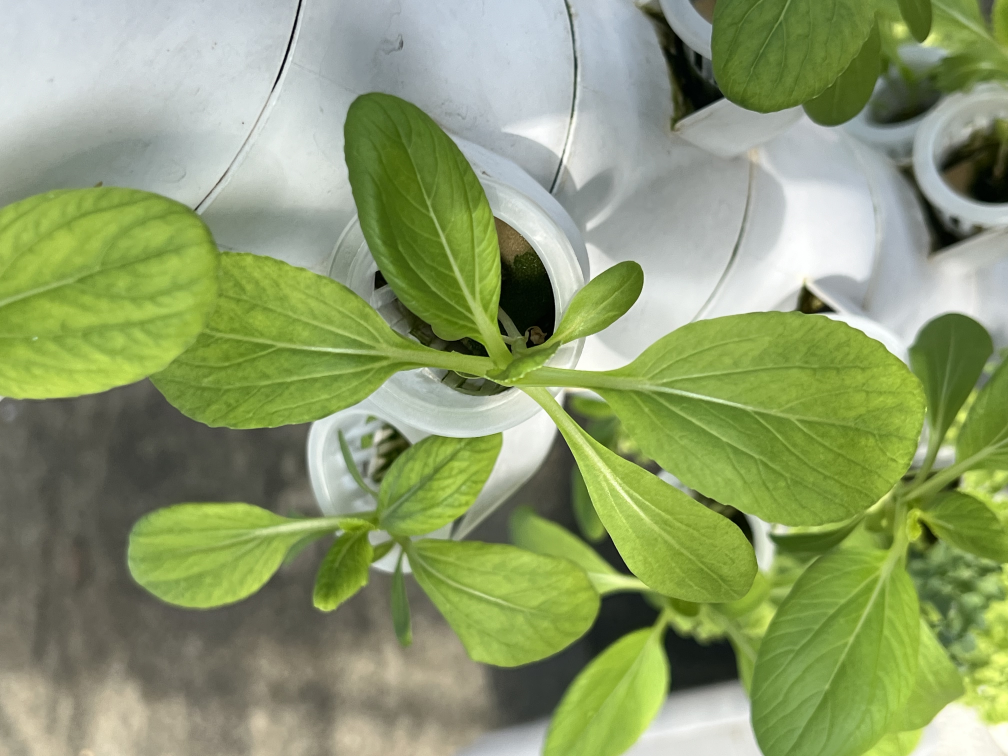
#> input picture WIP/raw_images/farm_123.jpg, 4032 x 3024 px, found by its file name (shown at 1/4 size); its folder holds only this picture in this run
$ python random_patch_generator.py
#> lines starting #> are read from the running program, lines starting #| are printed output that depends on the picture
import os
import random
from PIL import Image

input_dir = 'WIP/raw_images'
output_dir = 'WIP/processed_images'
num_patches_per_image = 100
patch_size = 1024
downscale_size = 256

if not os.path.exists(output_dir):
    os.makedirs(output_dir)

def create_random_patches(image, num_patches, patch_size=1024):
    width, height = image.size
    patches = []

    for _ in range(num_patches):
        left = random.randint(0, width - patch_size)
        top = random.randint(0, height - patch_size)
        box = (left, top, left + patch_size, top + patch_size)
        patch = image.crop(box)
        patches.append(patch)

    return patches

image_files = [f for f in os.listdir(input_dir) if f.lower().endswith(('png','jpg'))]

for filename in image_files:
    with Image.open(os.path.join(input_dir, filename)) as img:
#> img is the input picture: PIL image 4032x3024 RGB; mean R, G, B 141.3, 156.5, 109.3
        patches = create_random_patches(img, num_patches_per_image)
#> the loop in create_random_patches, `for _ in range(num_patches):` made 100 passes
#> pass 1, in create_random_patches, `patch = image.crop(box)`:
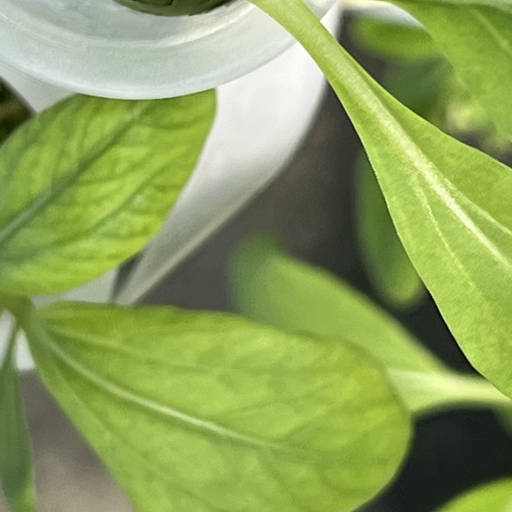
#> patch: PIL image 1024x1024 RGB (shown at 1/2 size); mean R, G, B 140.3, 160.4, 90.9
#> pass 2, in create_random_patches, `patch = image.crop(box)`:
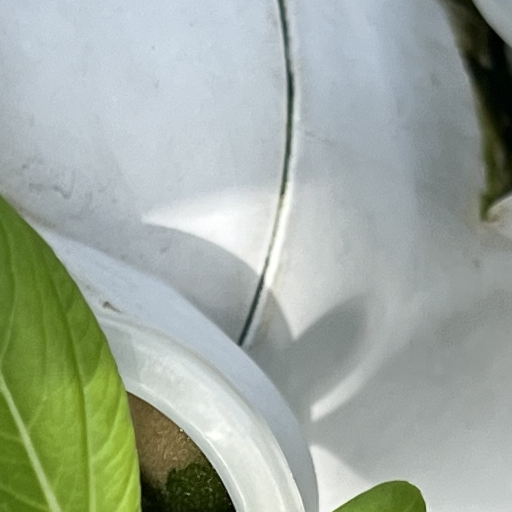
#> patch: PIL image 1024x1024 RGB (shown at 1/2 size); mean R, G, B 159.7, 170.3, 158.8
#> pass 3, in create_random_patches, `patch = image.crop(box)`:
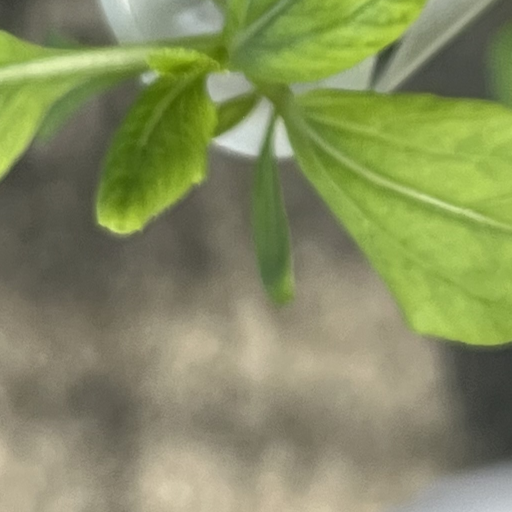
#> patch: PIL image 1024x1024 RGB (shown at 1/2 size); mean R, G, B 132.9, 140.2, 96.1
#> after the loop in create_random_patches, `for _ in range(num_patches):`: patches = 100 items
#> patches = 100 items

        base_filename = os.path.splitext(filename)[0]

        for idx, patch in enumerate(patches):
            patch = patch.resize((downscale_size, downscale_size), Image.Resampling.LANCZOS)
            patch_filename = f"{base_filename}_patch_{idx + 1}.png"
            patch.save(os.path.join(output_dir, patch_filename))
#> this loop made 100 passes
#> patch_filename on passes 1 to 12: 'farm_123_patch_1.png', 'farm_123_patch_2.png', 'farm_123_patch_3.png', 'farm_123_patch_4.png', 'farm_123_patch_5.png', 'farm_123_patch_6.png', 'farm_123_patch_7.png', 'farm_123_patch_8.png', 'farm_123_patch_9.png', 'farm_123_patch_10.png', 'farm_123_patch_11.png', 'farm_123_patch_12.png'
#> pass 1, `patch = patch.resize((downscale_size, downscale_size), Image.Resamplin..`:
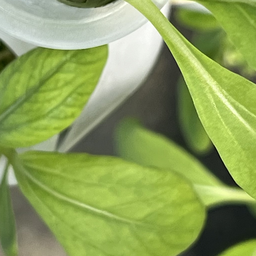
#> patch: PIL image 256x256 RGB; mean R, G, B 140.3, 160.4, 90.9
#> pass 2, `patch = patch.resize((downscale_size, downscale_size), Image.Resamplin..`:
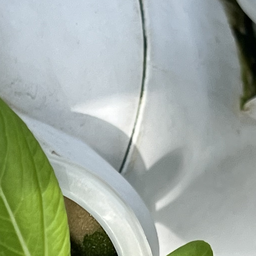
#> patch: PIL image 256x256 RGB; mean R, G, B 159.7, 170.3, 158.8
#> pass 3, `patch = patch.resize((downscale_size, downscale_size), Image.Resamplin..`:
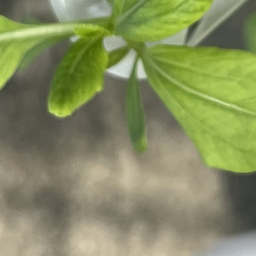
#> patch: PIL image 256x256 RGB; mean R, G, B 132.9, 140.2, 96

print(f"Created patches for {len(image_files)} images in {output_dir}")
#| Created patches for 1 images in WIP/processed_images

$ run again, on WIP/raw_images/farm_175.jpg
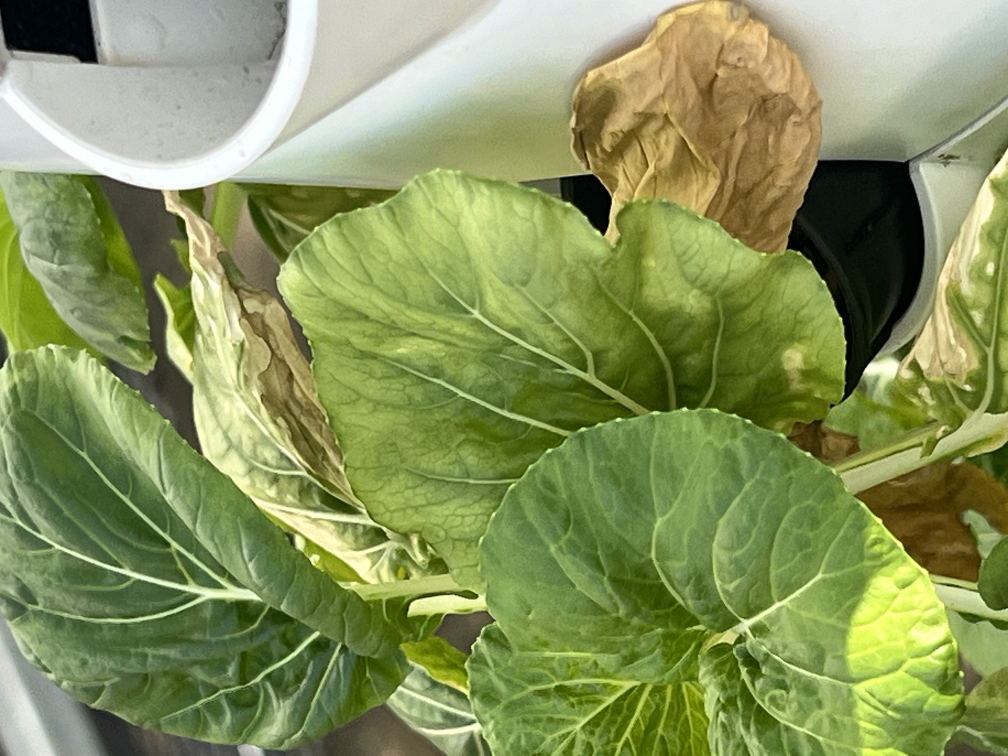
#> input picture WIP/raw_images/farm_175.jpg, 4032 x 3024 px, found by its file name (shown at 1/4 size)
#> img is the input picture: PIL image 4032x3024 RGB; mean R, G, B 134.9, 147.8, 91.7
#> after the loop in create_random_patches, `for _ in range(num_patches):`: patches = 100 items
#> the loop `for idx, patch in enumerate(patches):` made 100 passes
#> patch_filename on passes 1 to 8: 'farm_175_patch_1.png', 'farm_175_patch_2.png', 'farm_175_patch_3.png', 'farm_175_patch_4.png', 'farm_175_patch_5.png', 'farm_175_patch_6.png', 'farm_175_patch_7.png', 'farm_175_patch_8.png'
#> pass 1, `patch = patch.resize((downscale_size, downscale_size), Image.Resamplin..`:
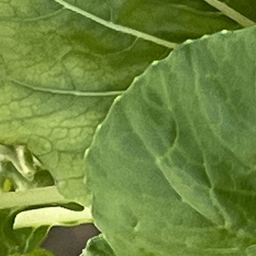
#> patch: PIL image 256x256 RGB; mean R, G, B 110.5, 135.5, 61.9
#> pass 3, `patch = patch.resize((downscale_size, downscale_size), Image.Resamplin..`:
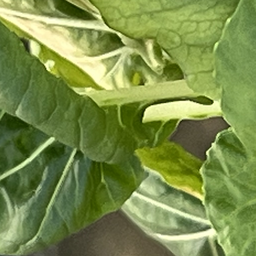
#> patch: PIL image 256x256 RGB; mean R, G, B 122.5, 141.3, 74.4
#| Created patches for 1 images in WIP/processed_images

$ run again, on WIP/raw_images/farm_184.jpg
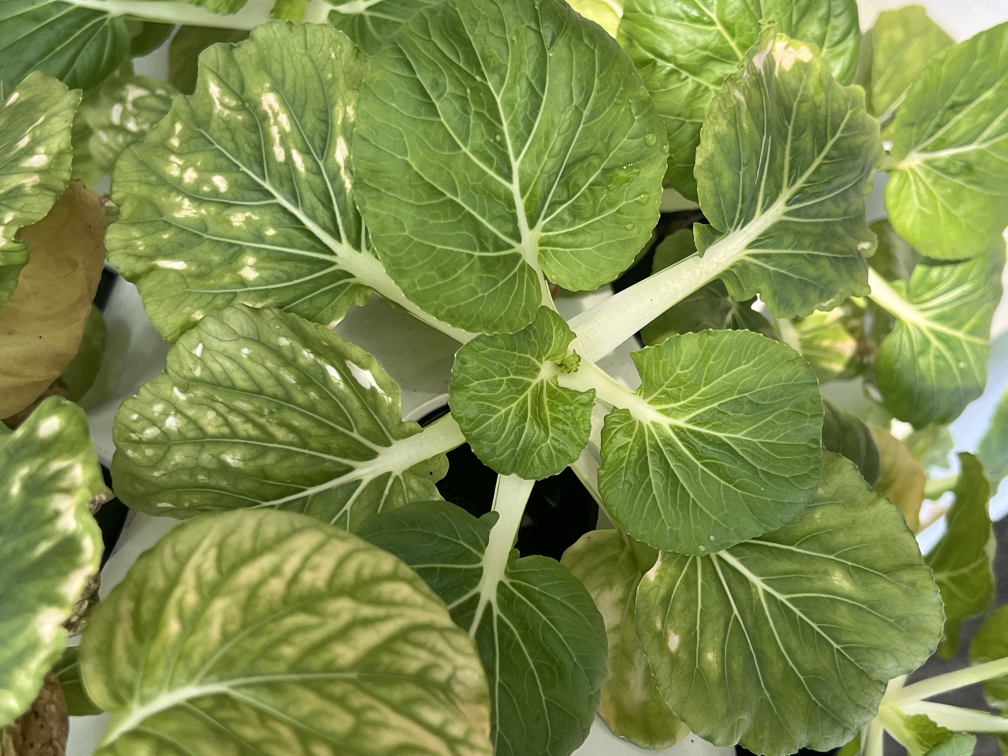
#> input picture WIP/raw_images/farm_184.jpg, 4032 x 3024 px, found by its file name (shown at 1/4 size)
#> img is the input picture: PIL image 4032x3024 RGB; mean R, G, B 125.4, 140.5, 74.9
#> after the loop in create_random_patches, `for _ in range(num_patches):`: patches = 100 items
#> the loop `for idx, patch in enumerate(patches):` made 100 passes
#> patch_filename on passes 1 to 8: 'farm_184_patch_1.png', 'farm_184_patch_2.png', 'farm_184_patch_3.png', 'farm_184_patch_4.png', 'farm_184_patch_5.png', 'farm_184_patch_6.png', 'farm_184_patch_7.png', 'farm_184_patch_8.png'
#> pass 1, `patch = patch.resize((downscale_size, downscale_size), Image.Resamplin..`:
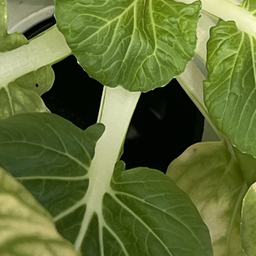
#> patch: PIL image 256x256 RGB; mean R, G, B 96.9, 111, 53.8
#> pass 3, `patch = patch.resize((downscale_size, downscale_size), Image.Resamplin..`:
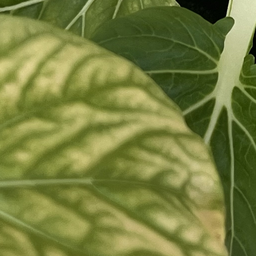
#> patch: PIL image 256x256 RGB; mean R, G, B 119, 127.1, 62.6
#| Created patches for 1 images in WIP/processed_images

$ run again, on WIP/raw_images/farm_191.jpg
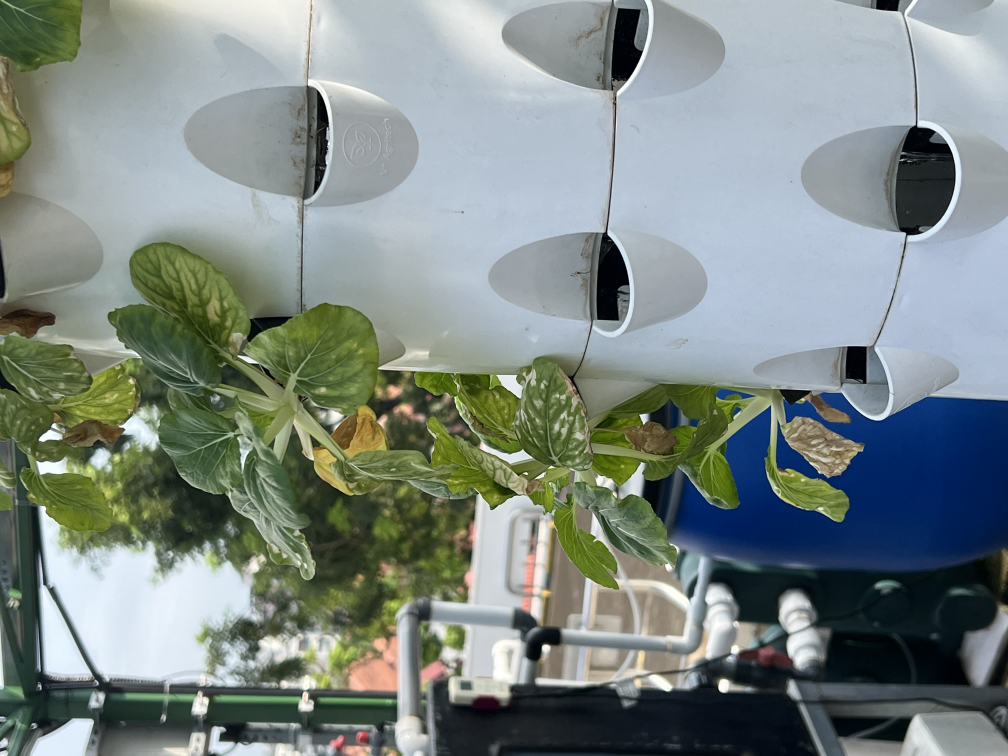
#> input picture WIP/raw_images/farm_191.jpg, 4032 x 3024 px, found by its file name (shown at 1/4 size)
#> img is the input picture: PIL image 4032x3024 RGB; mean R, G, B 125.7, 136.4, 132.4
#> after the loop in create_random_patches, `for _ in range(num_patches):`: patches = 100 items
#> the loop `for idx, patch in enumerate(patches):` made 100 passes
#> patch_filename on passes 1 to 8: 'farm_191_patch_1.png', 'farm_191_patch_2.png', 'farm_191_patch_3.png', 'farm_191_patch_4.png', 'farm_191_patch_5.png', 'farm_191_patch_6.png', 'farm_191_patch_7.png', 'farm_191_patch_8.png'
#> pass 1, `patch = patch.resize((downscale_size, downscale_size), Image.Resamplin..`:
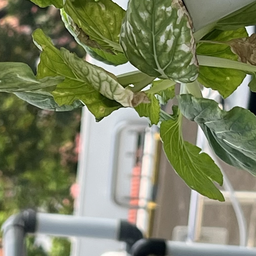
#> patch: PIL image 256x256 RGB; mean R, G, B 124, 130, 98.2
#> pass 3, `patch = patch.resize((downscale_size, downscale_size), Image.Resamplin..`:
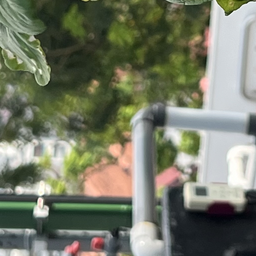
#> patch: PIL image 256x256 RGB; mean R, G, B 117.6, 121.8, 103.6
#| Created patches for 1 images in WIP/processed_images
